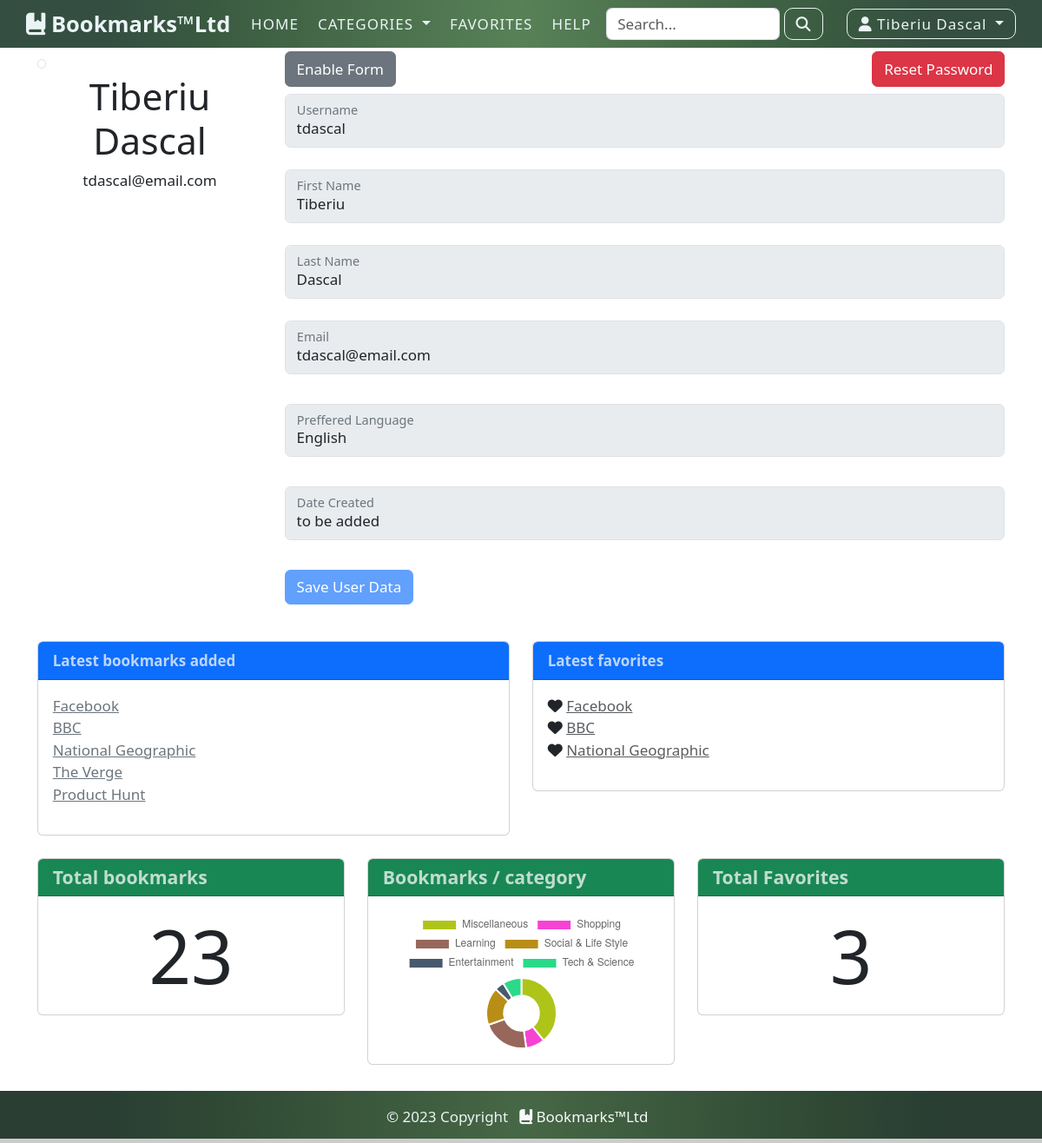
The app's page /profile.php (signed in) with its own data.
### tables this page shows
CREATE TABLE `bookmarks` (
  `id` int(10) unsigned NOT NULL AUTO_INCREMENT,
  `title` varchar(255) NOT NULL,
  `URL` varchar(300) NOT NULL,
  `description` text DEFAULT NULL,
  `date_created` datetime NOT NULL DEFAULT current_timestamp(),
  `date_modified` datetime DEFAULT NULL,
  `owner_id` int(11) unsigned NOT NULL,
  `category_id` int(10) unsigned DEFAULT NULL,
  PRIMARY KEY (`id`),
  KEY `fk_bookmarks_users` (`owner_id`),
  KEY `fk_bookmarks_categories` (`category_id`) USING BTREE,
  CONSTRAINT `FK_bookmarks_categories` FOREIGN KEY (`category_id`) REFERENCES `categories` (`id`),
  CONSTRAINT `fk_bookmarks_users` FOREIGN KEY (`owner_id`) REFERENCES `users` (`id`)
);

CREATE TABLE `favorites` (
  `id` int(10) unsigned NOT NULL AUTO_INCREMENT,
  `owner_id` int(10) unsigned NOT NULL,
  `bookmark_id` int(10) unsigned NOT NULL,
  `date_added` datetime NOT NULL DEFAULT current_timestamp(),
  PRIMARY KEY (`id`),
  KEY `fk_fav_users` (`owner_id`),
  KEY `fk_fav_bookmarks` (`bookmark_id`),
  CONSTRAINT `fk_fav_bookmarks` FOREIGN KEY (`bookmark_id`) REFERENCES `bookmarks` (`id`),
  CONSTRAINT `fk_fav_users` FOREIGN KEY (`owner_id`) REFERENCES `users` (`id`)
);

### profile.php (called while the page is built, shortened)
<?php
require_once 'classes/Bookmark.php';
require_once 'classes/Database.php';
require_once 'classes/Favorite.php';
include 'templates/header.php';
$db = new Database();
$bm = new Bookmark($db);
$fav = new Favorite($db);
$count_bms = $bm->getBookmarksCountByUserId($_SESSION['user_id']);
$count_favs = $fav->getCountFavorites($_SESSION['user_id']);
$latest_bms = $bm->getBookmarksByUserId($_SESSION['user_id'], 5);
$my_favs = $fav->getAllFavorites($_SESSION['user_id'], 5);
$bms_categ = $bm->getCountUserBookmarksByCategory($_SESSION['user_id']);
include 'templates/t_profile.php';
include 'templates/footer.php';

### classes/Database.php (called while the page is built, shortened)
<?php
class Database
{
    private $conn;
    public function __construct()
    {
        $this->conn = new mysqli(DB_HOST, DB_USER, DB_PASS, DB_NAME);
        $this->conn->set_charset('utf8');
    }
    public function query($sql)
    {
        return $this->conn->query($sql);
    }
}

### classes/Bookmark.php (called while the page is built, shortened)
<?php
class Bookmark
{
    private $db;
    public function __construct(Database $database)
    {
        $this->db = $database;
    }
    public function getBookmarksByUserId($user_id, $limit=null, $offset=null)
    {
        $user_id = (int)$user_id;
        $limit   = (int)$limit ? $limit : null;
        $offset  = (int)$offset ? $offset : null;
        if($limit && $offset) {
            $sql = "SELECT * FROM bookmarks WHERE owner_id = $user_id LIMIT $offset, $limit";
        } else if($limit){
            $sql = "SELECT * FROM bookmarks WHERE owner_id = $user_id LIMIT $limit";
        } else {
            $sql = "SELECT * FROM bookmarks WHERE owner_id = $user_id";
        }
        $row = $this->db->query($sql);
        $results = array();
        while($result = $row->fetch_assoc()){
            $results[] = $result;
        }
        return $results;
    }
    public function getBookmarksCountByUserId($user_id, $category_id=null)
    {
        $user_id = (int)$user_id;
        $category_id = (int)$category_id;
        if($category_id){
            $sql = "SELECT COUNT(*) AS count FROM bookmarks WHERE owner_id = $user_id AND category_id = $category_id";
        } else {
            $sql = "SELECT COUNT(*) AS count FROM bookmarks WHERE owner_id = $user_id";
        }
        $row = $this->db->query($sql);
        $result = $row->fetch_assoc();
        return $result['count'];
    }
    public function getCountUserBookmarksByCategory($id)
    {
        $id = (int)$id;
        $sql = "select count(category_id) as total_bms, name from bookmarks,categories WHERE bookmarks.category_id=categories.id AND bookmarks.owner_id = $id group by category_id ";
        $row = $this->db->query($sql);
        $results = array();
        while($result = $row->fetch_assoc()){
            $results[] = $result;
        }
        return $results;
    }
}

### classes/Favorite.php (called while the page is built, shortened)
<?php
class Favorite
{
    private $db;
    public function __construct(Database $database)
    {
        $this->db = $database;
    }
    public function getAllFavorites($id, $limit=null)
    {
        $id = (int)$id;
        $limit = (int)$limit ? $limit : null;
        if($limit) {
            $sql = "SELECT favorites.id, favorites.owner_id, favorites.bookmark_id, bookmarks.title, bookmarks.URL, bookmarks.owner_id, bookmarks.description FROM favorites
                    JOIN bookmarks
                    ON favorites.bookmark_id = bookmarks.id
                    WHERE favorites.owner_id = $id
                    ORDER BY favorites.bookmark_id
                    LIMIT $limit";
        } else {
            $sql = "SELECT favorites.id, favorites.owner_id, favorites.bookmark_id, bookmarks.title, bookmarks.URL, bookmarks.owner_id, bookmarks.description FROM favorites
                    JOIN bookmarks
                    ON favorites.bookmark_id = bookmarks.id
                    WHERE favorites.owner_id = $id
                    ORDER BY favorites.bookmark_id";
        }
        $row = $this->db->query($sql);
        while($result = $row->fetch_assoc()){
            $results[] = $result;
        }
        return $results;
    }
    public function getCountFavorites($id)
    {
        $id = (int)$id;
        $sql = "SELECT COUNT(id) AS count FROM favorites WHERE owner_id = $id";
        $row = $this->db->query($sql);
        $result = $row->fetch_assoc();
        return $result['count'];
    }
}

### core/utils.php (called while the page is built, shortened)
<?php
function generateRandomColor() {
    $red = mt_rand(0, 255);
    $green = mt_rand(0, 255);
    $blue = mt_rand(0, 255);
    return "'rgb($red, $green, $blue)'";
}

### templates/t_profile.php (the view, shortened to what this page needs)
<div class="container">
    <div class="row">
        <div class="profile-nav col-md-3">
            <div class="panel">
                <div class="user-heading round">
                    <img src="https://cdn1.iconfinder.com/data/icons/ninja-things-1/1772/ninja-512.png" alt="" class="img-thumbnail rounded">
                    <h1 class="text-center"><?=$_SESSION['first_name'].' '.$_SESSION['last_name']?></h1>
                    <p class="text-center"><?=$_SESSION['email']?></p>
                </div>
            </div>
        </div>
        <div class="col-md-9">
            <div class="row input_fields">
                <div class="col mb-2">
                    <button type="button" id="enable_form" class="btn btn-block btn-secondary">Enable Form</button>
                    <a class="btn btn-danger float-end" href="password_reset.php">Reset Password</a>
                </div>
                <form method="POST">
                <div class="col mb-4">
                    <div class="form-floating">
                        <input type="text" id="user_name" name="user_name" class="form-control"
                               value="<?php if(isset($_SESSION['username'])) { echo $_SESSION['username']; } ?>" autofocus required/>
                        <label class="form-label" for="user_name">Username</label>
                    </div>
                </div>
                <div class="col mb-4">
                    <div class="form-floating">
                        <input type="text" id="first_name" name="first_name" class="form-control"
                               value="<?php if(isset($_SESSION['first_name'])) {echo($_SESSION['first_name']);}?>" required/>
                        <label class="form-label" for="first_name">First Name</label>
                    </div>
                </div>
                <div class="col mb-4">
                    <div class="form-floating">
                        <input type="text" id="last_name" name="last_name" class="form-control"
                               value="<?php if(isset($_SESSION['last_name'])) {echo($_SESSION['last_name']);}?>" required/>
                        <label class="form-label" for="last_name">Last Name</label>
                    </div>
                </div>
                <div class="col mb-4 pb-2">
                    <div class="form-floating">
                        <input type="email" id="email" name="email" class="form-control"
                               value="<?php if(isset($_SESSION['email'])) {echo($_SESSION['email']);} ?>" required/>
                        <label class="form-label" for="email">Email</label>
                    </div>
                </div>
                <div class="col mb-4 pb-2">
                    <div class="form-floating">
                        <select class="form-control" name="language" id="language">
                            <option value="en" <?php  if($_SESSION['language'] == 'en') { echo "selected"; }?>>English</option>
                        </select>
                        <label class="form-label" for="language">Preffered Language</label>
                    </div>
                </div>
                <div class="col mb-4 pb-2">
                    <div class="form-floating">
                        <input id="date_created" class="form-control" disabled value="to be added">
                        <label class="form-label" for="date_created">Date Created</label>
                    </div>
                </div>
                <div class="col-md-6 mb-4 pb-2">
                    <button type="submit" id="save_data" name="update_profile" class="btn btn-primary mb-2">Save User Data</button>
                </div>
                </form>
            </div>
        </div>
    </div>
    <div class="row">
        <div class="col-lg-6 mb-4">
            <div class="card">
                <div class="card-header bg-primary text-light text-opacity-75 fw-bold">
                    Latest bookmarks added
                </div>
                <div class="card-body h-100">
                    <ul class="list-unstyled">
                        <?php if(count($latest_bms) < 1):?>
                            <li><a href="new_bookmark.php"><i class="fa fa-plus"></i> Add New Bookmark</a></li>
                        <?php else:?>
                            <?php foreach($latest_bms as $lbm):?>
                            <li><a href="<?=$lbm['URL']?>" class="text-secondary text-decoration-underline" target="_blank"><?=$lbm['title'];?></a></li>
                            <?php endforeach;?>
                        <?php endif; ?>
                    </ul>
                </div>
            </div>
        </div>
        <div class="col-lg-6 mb-4">
            <div class="card">
                <div class="card-header bg-primary text-light text-opacity-75 fw-bold">
                    Latest favorites
                </div>
                <div class="card-body h-100">
                    <ul class="list-unstyled">
                        <?php if(count($my_favs) > 0):?>
                            <?php foreach($my_favs as $mfav):?>
                                <li><i class="fa-solid fa-heart"></i> <a href="<?=$mfav['URL']?>" class="text-dark text-decoration-underline text-opacity-75"><?=$mfav['title']?></a></li>
                            <?php endforeach;?>
                        <?php else: ?>
                            <li><i class="fa-solid fa-face-sad-tear"></i> There are no favorites yet! Make sure to add a few from your home or bookmarks page.</li>
                        <?php endif; ?>
                    </ul>
                </div>
            </div>
        </div>
    </div>
    <div class="row">
        <div class="col-md-4 mb-4">
            <div class="card">
                <h5 class="card-header bg-success text-light fw-bold text-opacity-75">Total bookmarks</h5>
                <div class="card-body text-center">
                    <span class="display-1">
                        <?=$count_bms?>
                    </span>
                </div>
            </div>
        </div>
        <div class="col-md-4 mb-4">
            <div class="card">
                <h5 class="card-header bg-success text-light fw-bold text-opacity-75">Bookmarks / category</h5>
                <div class="card-body">
                    <canvas id="stats"></canvas>
                </div>
            </div>
        </div>
        <div class="col-md-4 mb-4">
            <div class="card">
                <h5 class="card-header bg-success text-light fw-bold text-opacity-75">Total Favorites</h5>
                <div class="card-body text-center">
                    <span class="display-1">
                        <?=$count_favs?>
                    </span>
                </div>
            </div>
        </div>
    </div>
</div>
<script>
    var mychart = document.getElementById("stats");
    new Chart(mychart, {
        type: "doughnut",
        data: {
            labels: [
                <?php
                    foreach($bms_categ as $bm_cat)
                    {
                        echo '\'' . $bm_cat['name'] . '\',';
                    }
                ?>
            ],
            datasets: [{
                data: [
                    <?php
                        foreach($bms_categ as $bm_cat)
                        {
                            echo $bm_cat['total_bms'] . ',';
                        }
                    ?>
                ],
                backgroundColor: [
                    <?php
                        foreach($bms_categ as $bm_cat)
                        {
                            echo(generateRandomColor() . ',');
                        }
                    ?>
                ],
                hoverOffset: 4
            }]
        }
    });
</script>

### assets/styles/nav.css (style rules this page uses)
:root { --clr-green-900: #344e41; --clr-green-600: #3a5a40; --clr-green-300: #588157; --clr-green-900-op: rgba(51, 79, 65, 0.85); --clr-green-600-op: rgba(59, 89, 64, 0.85); --clr-green-300-op: rgba(87, 127, 87, 0.85); --clr-light: #eaf4f4; }
a { text-decoration: none !important; }
@media (min-width: 900px) { html { font-size: 13.5px; } }
@media (min-width: 1100px) { html { font-size: 17px; } }

### assets/styles/main.css (style rules this page uses)
html, body { height:100vh; margin:0; }
body { display:flex; flex-direction: column; justify-content: space-between; }

### records on screen
bookmarks: title "Facebook"
bookmarks: title "BBC"
bookmarks: title "National Geographic"
bookmarks: title "The Verge"
bookmarks: title "Product Hunt"
favorites: bookmark.title "Facebook"
favorites: bookmark.title "BBC"
favorites: bookmark.title "National Geographic"

### other values on screen
$_SESSION['first_name'] "Tiberiu"
$_SESSION['last_name'] "Dascal"
$_SESSION['email'] "tdascal@email.com"
$count_bms "23"
$count_favs "3"
chart data {{ $bm_cat['name'] }} Miscellaneous, Shopping, Learning, Social & Life Style, Entertainment, Tech & Science
chart data {{ $bm_cat['total_bms'] }} 9, 2, 5, 4, 1, 2
